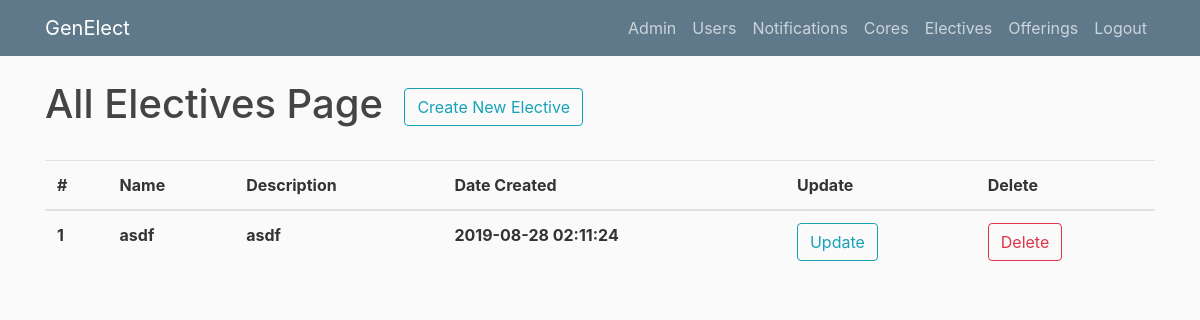
Page /allelectives (signed in) on the earlier database version.
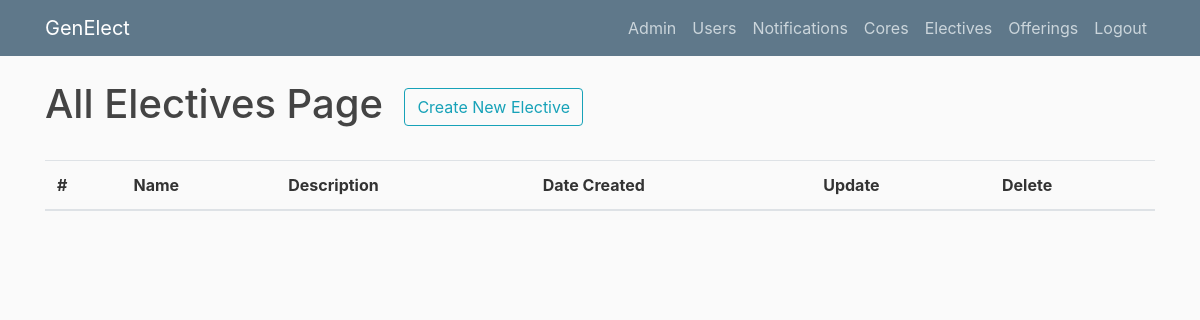
Same page on the later database version.
### genElect/models.py (models this page shows)
class Base(db.Model):
    __abstract__ = True
    id = db.Column(db.Integer, primary_key=True, autoincrement=True)
    date_created = db.Column(db.DateTime, default=db.func.current_timestamp())
    date_modified = db.Column(db.DateTime, default=db.func.current_timestamp(),
            onupdate=db.func.current_timestamp())

class Electives(Base):
    __tablename__ = 'electives'
    name = db.Column(db.String(100))
    description = db.Column(db.String(500))
    learning_objective = db.Column(db.String(500))
    prerequisites = db.relationship('Prerequisites', backref='elective', lazy=True)
    offerings = db.relationship('Offerings', backref='elective', lazy=True)
    completed_users = db.relationship('Completions', backref='elective', lazy=True)
    can_retake = db.Column(db.Boolean)
    elective_difficulty = db.Column(db.String(100))

### genElect/__init__.py (the view)
@app.route("/allelectives")
def allelectives():
    if current_user.is_authenticated and (current_user.role == "admin" or current_user.role == "instructor"):
        electives = Electives.query.all()
        return render_template('allelectives.html', electives=electives, title="Electives")
    else:
        return render_template('denied.html')

### genElect/__init__.py (called while the page is built)
@login_manager.user_loader
def load_user(user_id):
    return Users.query.get(int(user_id))

### genElect/templates/allelectives.html
{% extends "layout.html" %}
{% block content %}
    <h1>All Electives Page &nbsp<button type="button" onclick="window.location.href = '/createelective'" class="btn btn-outline-info">Create New Elective</button></h1><br>
	<table class="table">
	  <thead>
	    <tr>
	      <th scope="col">#</th>
	      <th scope="col">Name</th>
	      <th scope="col">Description</th>
	      <th scope="col">Date Created</th>
	      <th scope="col">Update</th>
	      <th scope="col">Delete</th>
	    </tr>
	  </thead>
	  <tbody>
	  	{% for elective in electives %}
	    <tr>
	      <th scope="row">{{elective.id}}</th>
	      <th scope="row">{{elective.name}}</th>
	      <th scope="row">{{elective.description}}</th>
	      <th scope="row">{{elective.date_created}}</th>
	      <th scope="row"><button type="button" onclick="window.location.href = '/editelective/{{elective.id}}'" class="btn btn-outline-info">Update</button></th>
	      <th scope="row"><button type="button" onclick="window.location.href = '/deleteelective/{{elective.id}}'" class="btn btn-outline-danger">Delete</button></th>
	    </tr>
	    {% endfor %}
	  </tbody>
	</table>
{% endblock content %}

Differences in the rows shown:
removed Electives: id "1", name "asdf", description "asdf", date_created "2019-08-28 02:11:24"
